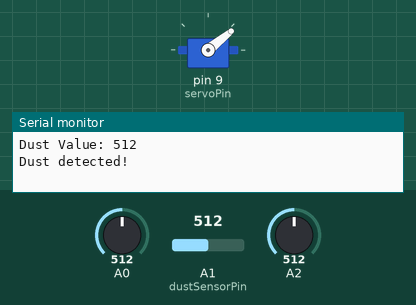
Simulated run of this sketch. Board: Arduino Uno, built with avr-gcc and run on an emulated ATmega328P. On the bench: servo, the last lines printed to the serial monitor. Inputs (shaded band) come from the test bench; at power-on: A0 = 512, A1 (dustSensorPin) = 512, A2 = 512.

Above: at 0.18 s.
At 8.35 s:
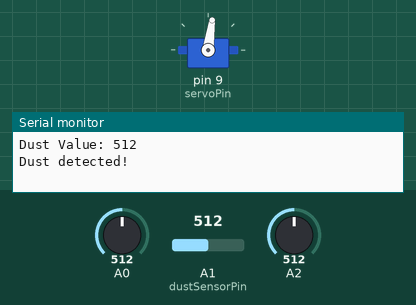
At 18.27 s:
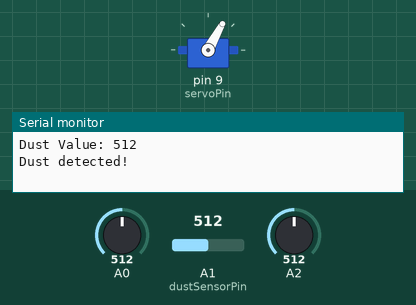
At 38.0 s:
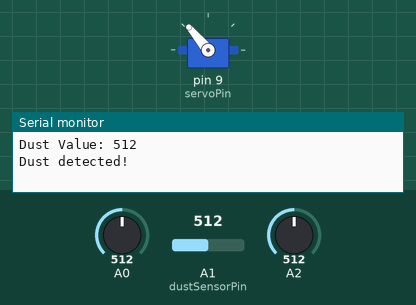
Timing chart, 0 to 40.0 s (numbered marks = the images above):
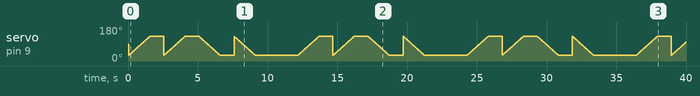

The sketch:

sketch_apr25d.ino
```cpp
#include <Servo.h>

// Define the pin to which the dust sensor is connected
const int dustSensorPin = A1;

// Threshold for dust detection (adjust as needed)
const int dustThreshold = 4;  // Change this value based on your sensor's readings

// Define the pin to which the servo motor is connected
const int servoPin = 9;

// Create a Servo object
Servo myServo;

void setup() {
  // Attach the servo to the specified pin
  myServo.attach(servoPin);

  // Initialize serial communication
  Serial.begin(9600);
}

void loop() {
  int ana_volt = analogRead(A2);
  int bat_volt = analogRead(A0);

  // Calculate the voltage values in Volts
  float voltage = ((ana_volt * 5.0) / 1023.0) * 2;

  // Calculate battery voltage and percentage
  float bat_voltage = ((bat_volt * 5.0) / 1023.0) * 2 - 0.2;  // Convert to voltage (assuming 5V reference) the 0.13 is the calibrated value
  int bat_percentage = map(bat_voltage, 2.8, 4.2, 0, 100);  // Map battery voltage to percentage

  // Print both voltage and percentage on the same line
  Serial.print("Voltage: ");
  Serial.print(voltage, 2);
  Serial.print("V, Battery voltage: ");
  Serial.print(bat_voltage, 2);  // Print with 2 decimal places
  Serial.print("V, Battery percentage: ");
  Serial.print(bat_percentage);
  Serial.println("%");

  // Read the dust sensor value
  int dustValue = analogRead(dustSensorPin);

  // Print the dust value to the serial monitor
  Serial.print("Dust Value: ");
  Serial.println(dustValue);

  // Check if dust value exceeds the threshold
  if (dustValue > dustThreshold) {
    Serial.println("Dust detected!");

    // Rotate servo clockwise 2 times
    for (int i = 0; i < 2; i++) {
      rotateServoClockwise();
      delay(1000); // Adjust delay as needed
    }

    // Rotate servo counterclockwise 2 times
    for (int i = 0; i < 2; i++) {
      rotateServoCounterclockwise();
      delay(1000); // Adjust delay as needed
    }
  }

  delay(2000);
}

// Function to rotate the servo clockwise
void rotateServoClockwise() {
  for (int angle = 30; angle <= 130; angle++) {
    myServo.write(angle);
    delay(15); // Adjust speed of rotation
  }
}

// Function to rotate the servo counterclockwise
void rotateServoCounterclockwise() {
  for (int angle = 130; angle >= 30; angle--) {
    myServo.write(angle);
    delay(15); // Adjust speed of rotation
  }
}
```
